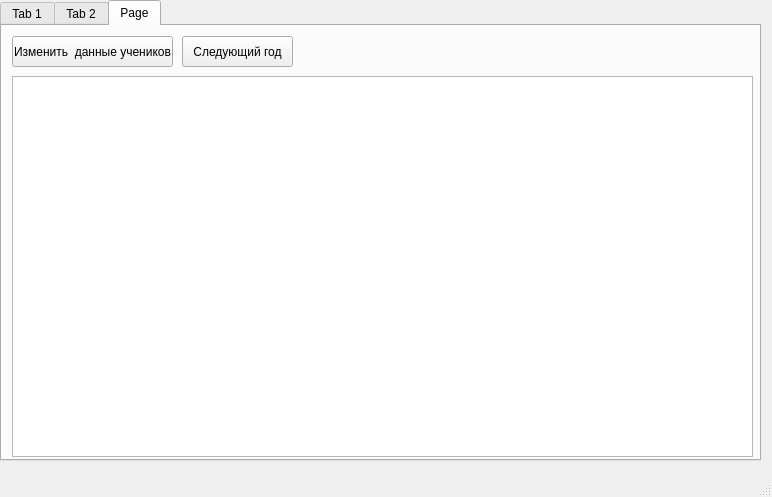
<?xml version="1.0" encoding="UTF-8"?>
<ui version="4.0">
 <class>MainWindow</class>
 <widget class="QMainWindow" name="MainWindow">
  <property name="geometry">
   <rect>
    <x>0</x>
    <y>0</y>
    <width>772</width>
    <height>497</height>
   </rect>
  </property>
  <property name="windowTitle">
   <string>MainWindow</string>
  </property>
  <widget class="QWidget" name="centralwidget">
   <widget class="QTabWidget" name="tabWidget">
    <property name="geometry">
     <rect>
      <x>0</x>
      <y>0</y>
      <width>761</width>
      <height>461</height>
     </rect>
    </property>
    <property name="currentIndex">
     <number>2</number>
    </property>
    <widget class="QWidget" name="tab">
     <attribute name="title">
      <string>Tab 1</string>
     </attribute>
     <widget class="QTableWidget" name="tableWidget">
      <property name="geometry">
       <rect>
        <x>10</x>
        <y>50</y>
        <width>741</width>
        <height>381</height>
       </rect>
      </property>
     </widget>
     <widget class="QPushButton" name="pushButton">
      <property name="geometry">
       <rect>
        <x>10</x>
        <y>10</y>
        <width>161</width>
        <height>31</height>
       </rect>
      </property>
      <property name="text">
       <string>Добавить данные учебника</string>
      </property>
     </widget>
     <widget class="QPushButton" name="pushButton_2">
      <property name="geometry">
       <rect>
        <x>180</x>
        <y>10</y>
        <width>161</width>
        <height>31</height>
       </rect>
      </property>
      <property name="text">
       <string>Изменить данные учебника</string>
      </property>
     </widget>
     <widget class="QPushButton" name="pushButton_3">
      <property name="geometry">
       <rect>
        <x>350</x>
        <y>10</y>
        <width>161</width>
        <height>31</height>
       </rect>
      </property>
      <property name="text">
       <string>Удалить данные учебника</string>
      </property>
     </widget>
    </widget>
    <widget class="QWidget" name="tab_2">
     <attribute name="title">
      <string>Tab 2</string>
     </attribute>
     <widget class="QPushButton" name="pushButton2">
      <property name="geometry">
       <rect>
        <x>10</x>
        <y>10</y>
        <width>191</width>
        <height>31</height>
       </rect>
      </property>
      <property name="text">
       <string>Добавить данные пользователя</string>
      </property>
     </widget>
     <widget class="QPushButton" name="pushButton2_2">
      <property name="geometry">
       <rect>
        <x>210</x>
        <y>10</y>
        <width>191</width>
        <height>31</height>
       </rect>
      </property>
      <property name="text">
       <string>Изменить данные пользователя</string>
      </property>
     </widget>
     <widget class="QPushButton" name="pushButton2_3">
      <property name="geometry">
       <rect>
        <x>410</x>
        <y>10</y>
        <width>191</width>
        <height>31</height>
       </rect>
      </property>
      <property name="text">
       <string>Удалить данные пользователя</string>
      </property>
     </widget>
     <widget class="QTableWidget" name="tableWidget2">
      <property name="geometry">
       <rect>
        <x>10</x>
        <y>50</y>
        <width>741</width>
        <height>361</height>
       </rect>
      </property>
     </widget>
    </widget>
    <widget class="QWidget" name="tab_3">
     <attribute name="title">
      <string>Page</string>
     </attribute>
     <widget class="QPushButton" name="pushButton3">
      <property name="geometry">
       <rect>
        <x>10</x>
        <y>10</y>
        <width>161</width>
        <height>31</height>
       </rect>
      </property>
      <property name="text">
       <string>Изменить  данные учеников</string>
      </property>
     </widget>
     <widget class="QTableWidget" name="tableWidget3">
      <property name="geometry">
       <rect>
        <x>10</x>
        <y>50</y>
        <width>741</width>
        <height>381</height>
       </rect>
      </property>
     </widget>
     <widget class="QPushButton" name="pushButton3_2">
      <property name="geometry">
       <rect>
        <x>180</x>
        <y>10</y>
        <width>111</width>
        <height>31</height>
       </rect>
      </property>
      <property name="text">
       <string>Следующий год</string>
      </property>
     </widget>
    </widget>
   </widget>
  </widget>
  <widget class="QMenuBar" name="menubar">
   <property name="geometry">
    <rect>
     <x>0</x>
     <y>0</y>
     <width>772</width>
     <height>21</height>
    </rect>
   </property>
  </widget>
  <widget class="QStatusBar" name="statusbar"/>
 </widget>
 <resources/>
 <connections/>
</ui>
